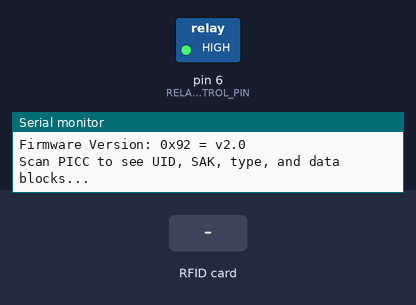
Recording of a sketch running on a simulated Arduino Uno, built with avr-gcc and run on an emulated ATmega328P. Shown: switched loads named in the sketch (green lamp = pin HIGH), the last lines printed to the serial monitor. Inputs (shaded band) come from the test bench. The local clock reads 2024-03-15 10:24:30 at power-on unless the sketch sets it; pins used as bus, display or sensor lines are not drawn.

Above: at 1.2 s.
1.3 s: RFID card 85 4E D3 83 held to the reader
At 2.7 s:
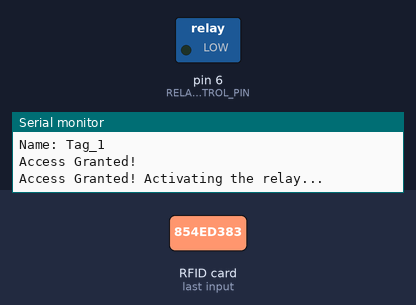
Timing chart, 0 to 7.9 s (numbered marks = the images above; inputs shaded):
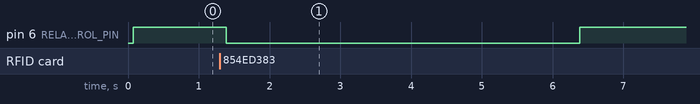

Measured:
- after the input at 1.3 s, pin 6 (RELAY_CONTROL_PIN): HIGH → LOW after 0.09 s, → HIGH 5.0 s later

The sketch:

RFID_4.5_Prototype-2.ino
```cpp
#include <MFRC522.h>
#include <SPI.h>
#include <Wire.h>
#include <RTClib.h>

constexpr uint8_t RST_PIN = 9;
constexpr uint8_t SS_PIN = 10;
constexpr uint8_t RELAY_CONTROL_PIN = 6; // Pin to control the relay module

MFRC522 mfrc522(SS_PIN, RST_PIN);
RTC_DS3231 rtc;

struct RFIDTag {
  String uid;
  String name;
};

RFIDTag masterTags[3] = {
  {"854ED383", "Tag_1"},
  {"19D968D3", "Tag_2"},
  {"57EF3835", "Tag_3"}
};

String tagID = "";

void setup() {
  Serial.begin(9600);
  while (!Serial);
  SPI.begin();
  mfrc522.PCD_Init();
  mfrc522.PCD_DumpVersionToSerial();
  Serial.println(F("Scan PICC to see UID, SAK, type, and data blocks..."));

  Wire.begin();
  if (!rtc.begin()) {
    Serial.println("Couldn't find RTC");
    while (1);
  }

  if (rtc.lostPower()) {
    Serial.println("RTC lost power, let's set the time!");
    rtc.adjust(DateTime(F(__DATE__), F(__TIME__)));
  }

  pinMode(RELAY_CONTROL_PIN, OUTPUT);
  digitalWrite(RELAY_CONTROL_PIN, HIGH); // Ensure the relay is initially in the off state
}

void loop() {
  if (getID()) {
    bool granted = false;
    String name = "";

    for (int i = 0; i < 3; i++) {
      if (tagID == masterTags[i].uid) {
        granted = true;
        name = masterTags[i].name;
        break;
      }
    }

    DateTime now = rtc.now();
    char dateTime[20];
    sprintf(dateTime, "%04d-%02d-%02d %02d:%02d:%02d", now.year(), now.month(), now.day(), now.hour(), now.minute(), now.second());

    Serial.print("Date & Time: ");
    Serial.println(dateTime);
    Serial.print("UID: ");
    Serial.println(tagID);
    Serial.print("Name: ");
    Serial.println(name);
    Serial.println(granted ? "Access Granted!" : "Access Denied!");

    if (granted) {
      openDoor();
    }

    // Reset RFID module for the next scan
    mfrc522.PCD_Init();

    // Add a delay between scans
    delay(1000); // Adjust as needed
  }
}

boolean getID() {
  if (!mfrc522.PICC_IsNewCardPresent()) {
    return false;
  }
  if (!mfrc522.PICC_ReadCardSerial()) {
    return false;
  }
  tagID = "";
  for (uint8_t i = 0; i < 4; i++) {
    tagID.concat(String(mfrc522.uid.uidByte[i], HEX));
  }
  tagID.toUpperCase();
  mfrc522.PICC_HaltA();
  return true;
}

void openDoor() {
  Serial.println("Access Granted! Activating the relay...");

  digitalWrite(RELAY_CONTROL_PIN, LOW); // Turn on the relay

  delay(5000); // Keep the relay on for 5 seconds (adjust as needed)

  Serial.println("Deactivating the relay...");
  digitalWrite(RELAY_CONTROL_PIN, HIGH); // Turn off the relay

  delay(2000); // Additional delay after deactivating the relay
}
```
